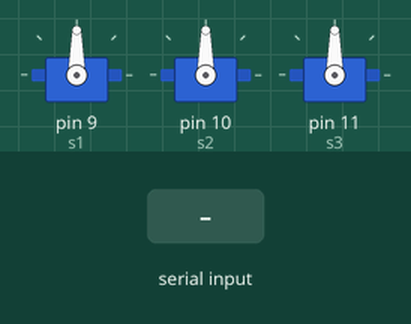
This sketch was run on a simulated Arduino Uno, built with avr-gcc and run on an emulated ATmega328P. Shown: 3 × servo. The inputs (shaded band) are chosen by the test bench.

Above: at 3.2 s.
3.3 s: "90,45\n" received over Serial
At 8.01 s:
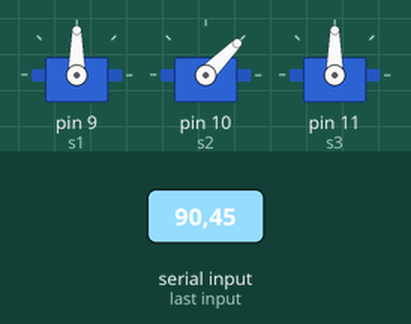
At 17.8 s:
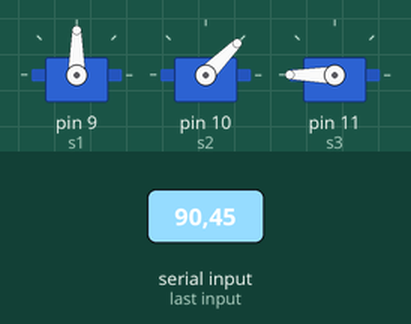
Timing chart, 0 to 55.5 s (numbered marks = the images above; inputs shaded):
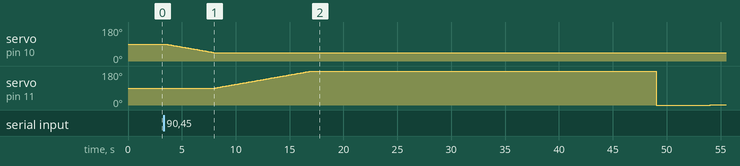

Measured:
- after the input at 3.3 s, servo on pin 10 (s2): moves from 90° to 45° over 4.4 s, starting after 0.21 s; servo on pin 11 (s3): 90° → 91° after 4.8 s, → 92° 0.10 s later, → 93° 0.10 s later, → 94° 0.10 s later, … (93 changes in this stretch)

The sketch:

Final_Arduino_Nag_Rag.ino
```cpp
#include <Servo.h>

Servo s1, s2, s3;

String data = "";

void setup() {
  Serial.begin(9600);

  s1.attach(9);
  s2.attach(10);
  s3.attach(11);

  // HOME POSITION (theta = 0,0,0)
  s1.write(90);
  s2.write(90);
  s3.write(90);

  delay(2000);
}

void loop() {

  while (Serial.available()) {
    char c = Serial.read();

    if (c == '\n') {
      processData(data);
      data = "";
    } else {
      data += c;
    }
  }
}

void processData(String input) {

  int t1, t2, t3;

  // Read incoming values
  sscanf(input.c_str(), "%d,%d,%d", &t1, &t2, &t3);

  // 🔹 Move to TARGET
  moveSmooth(s1, t1);
  moveSmooth(s2, t2);
  moveSmooth(s3, t3);

  // 🔹 Stay at target for 3 seconds
  delay(3000);

  // 🔹 RETURN TO HOME (IMPORTANT)
  moveSmooth(s1, 90);
  moveSmooth(s2, 90);
  moveSmooth(s3, 90);
}

void moveSmooth(Servo &servo, int target) {

  int current = servo.read();

  if (current < target) {
    for (int i = current; i <= target; i++) {
      servo.write(i);
      delay(100);
    }
  } else {
    for (int i = current; i >= target; i--) {
      servo.write(i);
      delay(100);
    }
  }
}
```
